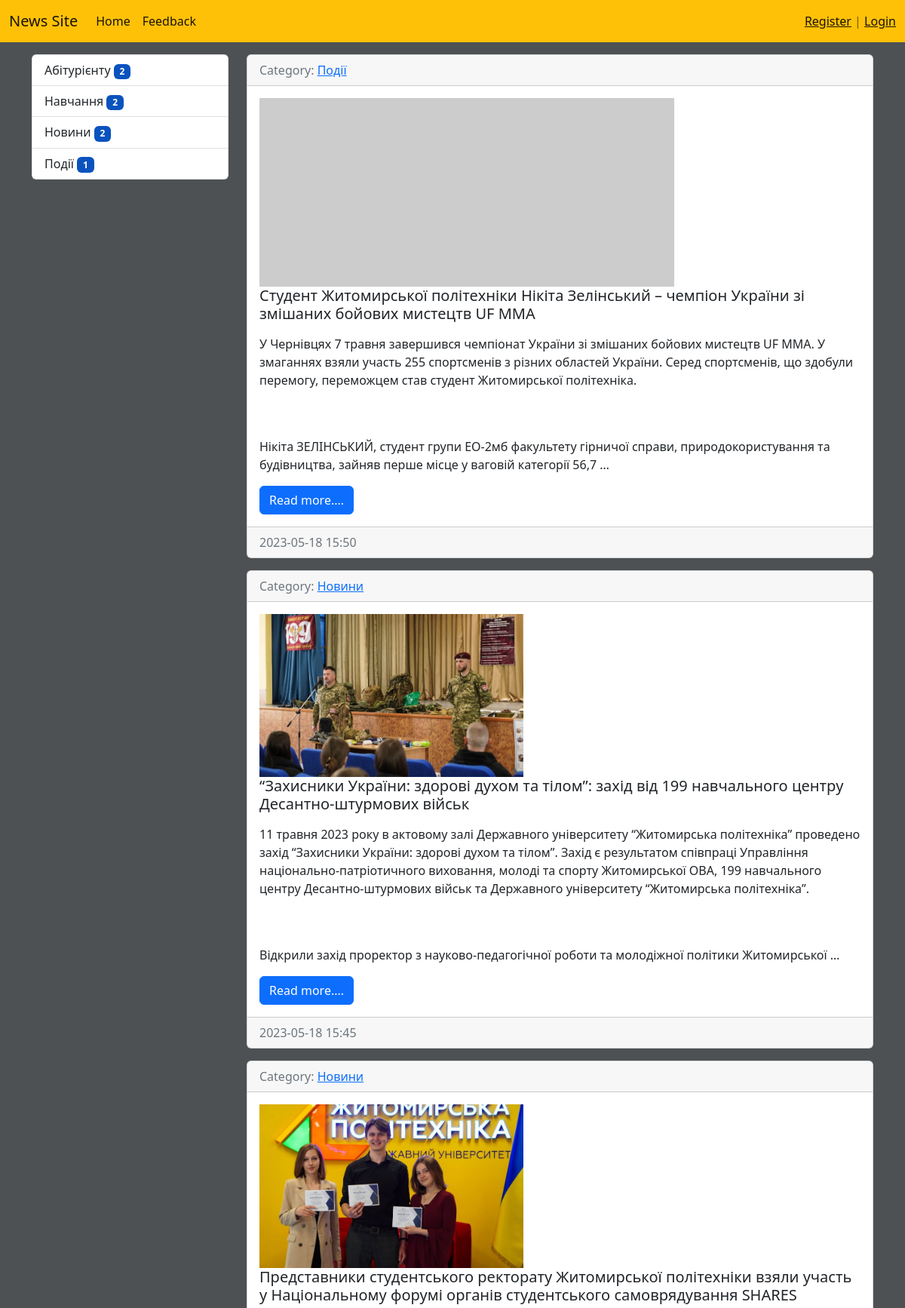
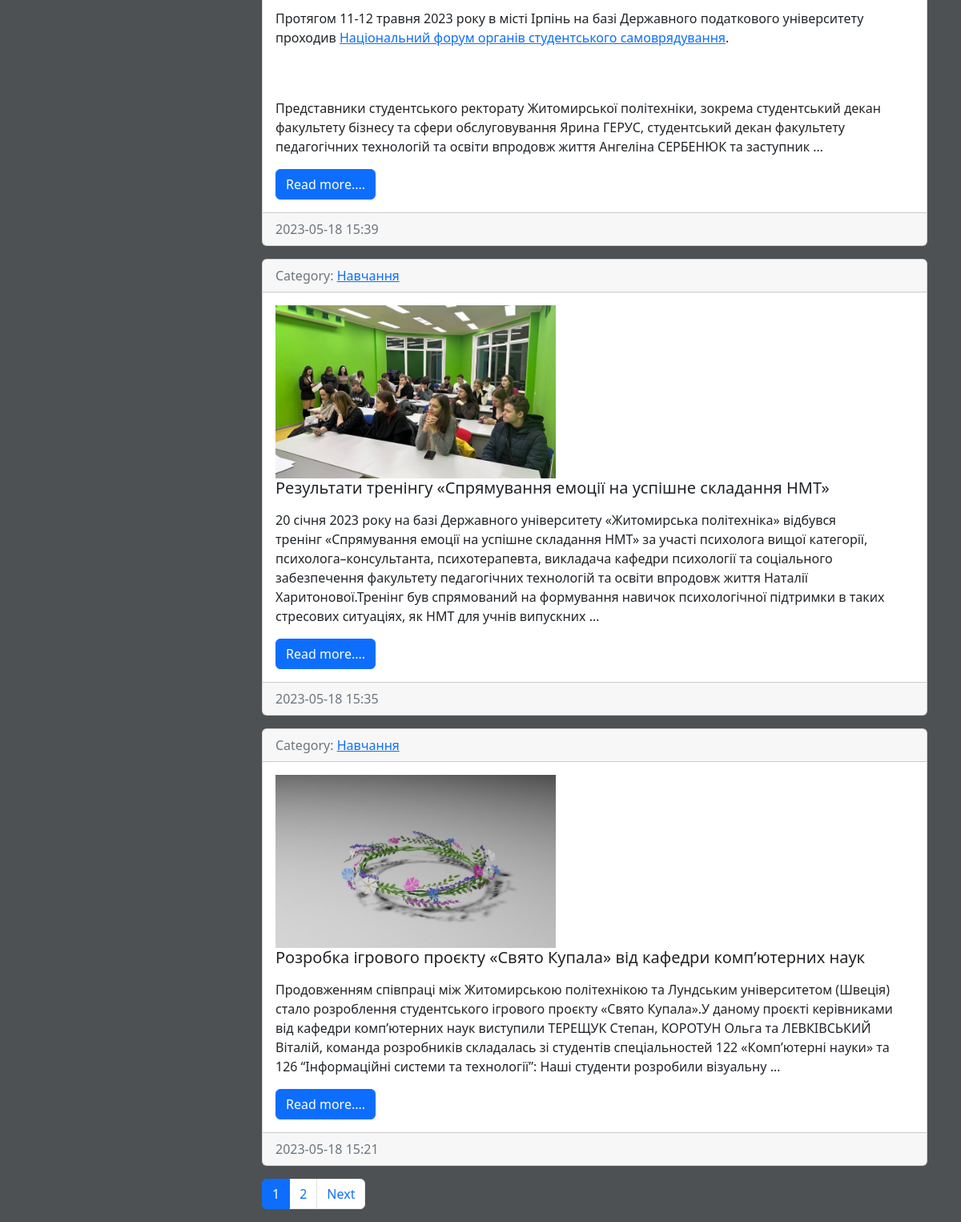
The page / on the database its author committed (2 pictures, top to bottom).
### news/models.py (models this page shows, shortened)
class Category(models.Model):
    title = models.CharField(max_length=150, db_index=True, verbose_name='Category name')
    def get_absolute_url(self):
        return reverse('category', kwargs={'category_id': self.pk})
    def __str__(self):
        return self.title
    class Meta:
        verbose_name = 'Category'
        verbose_name_plural = 'Categories'
        ordering = ['title']

class News(models.Model):
    title = models.CharField(max_length=150)
    content = models.TextField(blank=True)
    created_at = models.DateTimeField(auto_now_add=True)
    updated_at = models.DateTimeField(auto_now=True)
    photo = models.ImageField(upload_to='photos/%Y/%m/%d/', blank=True)
    is_published = models.BooleanField(default=True)
    category = models.ForeignKey('Category', on_delete=models.CASCADE, null=True)
    views = models.IntegerField(default=0)
    def get_absolute_url(self):
        return reverse('view_news', kwargs={'news_id': self.pk})
    class Meta:
        verbose_name = 'News'
        verbose_name_plural = 'News'
        ordering = ['-created_at']

### news/views.py (the view)
# urls.py: path('', HomeNews.as_view(), name='home'),
class HomeNews(ListView):
    paginate_by = 5
    model = News
    template_name = 'news/index.html'
    context_object_name = 'news'
    def get_context_data(self, *, object_list=None, **kwargs):
        context = super().get_context_data(**kwargs)
        context['title'] = 'News List'
        return context
    def get_queryset(self):
        return News.objects.filter(is_published=True).select_related('category')

### news/templatetags/news_tags.py (called while the page is built)
@register.inclusion_tag('news/list_categories.html')
def show_categories():
    categories = Category.objects.annotate(cnt=Count('news', filter=F('news__is_published'))).filter(cnt__gt=0)
    return {'categories': categories}

### news/templates/news/index.html (shortened to what this page needs)
{%extends 'base.html'%}
{%block sidebar%}
{% include 'inc/_sidebar.html'%}
{%endblock%}
{%block content%}
{% for i in news %}
<div class="card mb-3">
    <div class="card-header text-muted">
        Category: <a href="{{i.category.get_absolute_url}}">{{i.category}}</a>
    </div>
    <div class="card-body">
        <div class="media">
            {% if i.photo %}
            <img src="{{i.photo.url}}" alt="Ooooops" width="350" class="mr-3">
            {% else %}
            <img src="https://picsum.photos/550/250" class="mr-3">
            {% endif %}
            <div class="media-body">
                <h5 class="card-title">{{i.title}}</h5>
                <p class="card-text">{{i.content|safe|linebreaksbr|truncatewords:50}}</p>
                <a href="{{i.get_absolute_url}}" class="btn btn-primary">Read more....</a>
            </div>
        </div>
    </div>
    <div class="card-footer text-muted">
        {{i.created_at|date:"Y-m-d H:i"}}
    </div>
</div>
{% endfor %}
{%endblock%}

### templates/base.html (shortened to what this page needs)
<!doctype html>
{%load static%}
<html lang="en">
<head>
    <link href="https://cdn.jsdelivr.net/npm/bootstrap@5.2.2/dist/css/bootstrap.min.css" rel="stylesheet"
>
    <link rel="stylesheet" href="{% static 'css/style.css' %}">
</head>
<body>
{% include 'inc/_nav.html' %}
<div class="container mt-3">
    <div class="row">
        <div class="col-md-3">
            {% load cache %}
            {% cache 30 sidebar %}
            {%block sidebar%}{%endblock%}
            {% endcache %}
        </div>
        <div class="col-md-9">
            {%block content%} {%endblock%}
            {% if page_obj.has_other_pages %}
            <nav aria-label="Page navigation example">
                <ul class="pagination">
                    {% for i in page_obj.paginator.page_range %}
                    {% if page_obj.number == i %}
                    <li class="page-item active"><a class="page-link" href="?page={{i}}">{{i}}</a></li>
                    {% elif i > page_obj.number|add:-3 and i < page_obj.number|add:3 %}
                    <li class="page-item"><a class="page-link" href="?page={{i}}">{{i}}</a></li>
                    {% endif %}
                    {% endfor %}
                    {% if page_obj.has_next %}
                    <li class="page-item"><a class="page-link" href="?page={{page_obj.next_page_number}}">Next</a></li>
                    {%endif%}
                </ul>
            </nav>
            {% endif %}
        </div>
    </div>
</div>
</body>
</html>

### templates/inc/_nav.html (shortened to what this page needs)
<nav class="navbar navbar-expand-lg bg-warning">
    <div class="container-fluid">
        <a class="navbar-brand" href="{% url 'home' %}">News Site</a>
        <div class="collapse navbar-collapse" id="navbarSupportedContent">
            <ul class="navbar-nav me-auto mb-2 mb-lg-0">
                <li class="nav-item">
                    <a class="nav-link active" aria-current="page" href="{% url 'home' %}">Home</a>
                </li>
                <li class="nav-item">
                    <a class="nav-link active" aria-current="page" href="{% url 'feedback' %}">Feedback</a>
                </li>
            </ul>
            <span class="navbar-text">
                {% if request.user.is_authenticated %}
                    Hello, {{user.username}} | <a href="{% url 'logout' %}">Logout</a>
                {% else %}
                    <a href="{% url 'register' %}">Register</a> |
                    <a href="{% url 'login' %}">Login</a>
                {% endif %}
            </span>
        </div>
    </div>
</nav>

### templates/inc/_sidebar.html (shortened to what this page needs)
{%load news_tags%}
{%show_categories%}

### news/templates/news/list_categories.html
<div class="list-group">
    {% for i in categories %}
    <a href="{{i.get_absolute_url}}" class="list-group-item list-group-item-action">
        {{i.title}}
        <span class="badge badge-warning" style="background-color: #0a53be !important;">{{i.cnt}}</span>
    </a>
    {% endfor %}
</div>

### study_site/static/css/style.css (style rules this page uses)
body { background-color: #4d5154; }

### rows shown on the page
Category: title "Абітурієнту", cnt "2"
Category: title "Навчання", cnt "2"
Category: title "Новини", cnt "2"
Category: title "Події", cnt "1"
News: category "Події", title "Студент Житомирської політехніки Нікіта Зелінський – чемпіон України зі змішаних бойових мистецтв UF MMA", content "У Чернівцях 7 травня завершився чемпіонат України зі змішаних бойових мистецтв UF MMA. У змаганнях взяли участь 255 спортсменів з різних областей України. Серед спортсменів, що здобули перемогу, переможцем став студент Житомирської політехніка. Нікіта ЗЕЛІНСЬКИЙ, студент групи ЕО-2мб факультету гірничої справи, природокористування та будівництва, зайняв перше місце у ваговій категорії 56,7 …", created_at "2023-05-18 15:50"
News: category "Новини", photo (picture), title "“Захисники України: здорові духом та тілом”: захід від 199 навчального центру Десантно-штурмових військ", content "11 травня 2023 року в актовому залі Державного університету “Житомирська політехніка” проведено захід “Захисники України: здорові духом та тілом”. Захід є результатом співпраці Управління національно-патріотичного виховання, молоді та спорту Житомирської ОВА, 199 навчального центру Десантно-штурмових військ та Державного університету “Житомирська політехніка”. Відкрили захід проректор з науково-педагогічної роботи та молодіжної політики Житомирської …", created_at "2023-05-18 15:45"
News: category "Новини", photo (picture), title "Представники студентського ректорату Житомирської політехніки взяли участь у Національному форумі органів студентського самоврядування SHARES", content "Протягом 11-12 травня 2023 року в місті Ірпінь на базі Державного податкового університету проходив Національний форум органів студентського самоврядування . Представники студентського ректорату Житомирської політехніки, зокрема студентський декан факультету бізнесу та сфери обслуговування Ярина ГЕРУС, студентський декан факультету педагогічних технологій та освіти впродовж життя Ангеліна СЕРБЕНЮК та заступник …", created_at "2023-05-18 15:39"
News: category "Навчання", photo (picture), title "Результати тренінгу «Спрямування емоції на успішне складання НМТ»", content "20 січня 2023 року на базі Державного університету «Житомирська політехніка» відбувся тренінг «Спрямування емоції на успішне складання НМТ» за участі психолога вищої категорії, психолога–консультанта, психотерапевта, викладача кафедри психології та соціального забезпечення факультету педагогічних технологій та освіти впродовж життя Наталії Харитонової.Тренінг був спрямований на формування навичок психологічної підтримки в таких стресових ситуаціях, як НМТ для учнів випускних …", created_at "2023-05-18 15:35"
News: category "Навчання", photo (picture), title "Розробка ігрового проєкту «Свято Купала» від кафедри комп’ютерних наук", content "Продовженням співпраці між Житомирською політехнікою та Лундським університетом (Швеція) стало розроблення студентського ігрового проєкту «Свято Купала».У даному проєкті керівниками від кафедри комп’ютерних наук виступили ТЕРЕЩУК Степан, КОРОТУН Ольга та ЛЕВКІВСЬКИЙ Віталій, команда розробників складалась зі студентів спеціальностей 122 «Комп’ютерні науки» та 126 “Інформаційні системи та технології”: Наші студенти розробили візуальну …", created_at "2023-05-18 15:21"

### other values the page prints
{{ i }} "1"
{{ i }} "2"
